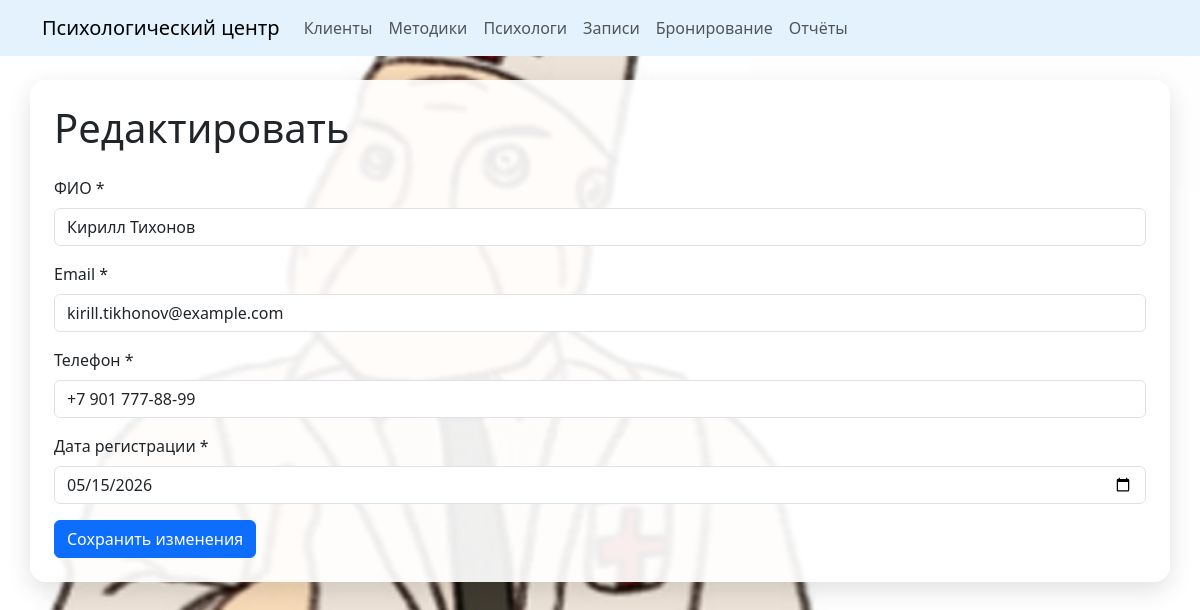
/index.php?entity=client&action=edit&id=32, run on the app's committed database.
### tables this page shows
CREATE TABLE `clients` (
  `client_id` int NOT NULL AUTO_INCREMENT,
  `full_name` varchar(100) NOT NULL,
  `phone` varchar(20) DEFAULT NULL,
  `email` varchar(100) DEFAULT NULL,
  `registration_date` date NOT NULL,
  PRIMARY KEY (`client_id`)
);

### controllers/BaseController.php (called while the page is built, shortened)
<?php
class BaseController
{
    protected function render(
        string $view,
        array $data = []
    ): void {
        extract($data);
        require 'views/layouts/header.php';
        require "views/{$view}.php";
        require 'views/layouts/footer.php';
    }
}

### controllers/ClientController.php (called while the page is built, shortened)
<?php
class ClientController extends BaseController
{
    private ClientRepository $repository;
    public function __construct()
    {
        $pdo = Database::getConnection();
        $this->repository = new ClientRepository($pdo);
    }
    public function edit(): void
    {
        $id = isset($_GET['id'])
            ? (int) $_GET['id']
            : 0;
        $client = $this->repository->findById($id);
        $errors = [];
        $data = $client;
        $this->render(
            'client/edit',
            [
                'errors' => $errors,
                'data' => $data,
                'id' => $id
            ]
        );
    }
}

### index.php (called while the page is built, shortened)
<?php
require_once 'autoload.php';
$action = $_GET['action'] ?? 'list';
$controller = new $controllerName();
$controller->$action();

### src/AbstractRepository.php (called while the page is built, shortened)
<?php
abstract class AbstractRepository
{
    public function __construct(PDO $pdo)
    {
        $this->pdo = $pdo;
    }
}

### src/ClientRepository.php (called while the page is built, shortened)
<?php
class ClientRepository extends AbstractRepository
{
    public function findById(int $id)
    {
        $sql = "
            SELECT * FROM clients
            WHERE client_id = :id
        ";
        $stmt = $this->pdo->prepare($sql);
        $stmt->execute([
            ':id' => $id
        ]);
        return $stmt->fetch(PDO::FETCH_ASSOC);
    }
}

### autoload.php (called while the page is built, shortened)
<?php
spl_autoload_register(function ($class) {
    $paths = [
        __DIR__ . '/src/',
        __DIR__ . '/controllers/',
        __DIR__ . '/helpers/'
    ];
    foreach ($paths as $path) {
        $file = $path . $class . '.php';
        if (file_exists($file)) {
            return;
        }
    }
});

### views/client/edit.php (the view, shortened to what this page needs)
<h1 class="mb-4">
    Редактировать
</h1>
<form method="POST">
    <div class="mb-3">
        <label class="form-label">
            ФИО *
        </label>
        <input
            type="text"
            name="full_name"
            class="form-control
            <?= isset($errors['full_name'])
                ? 'is-invalid'
                : '' ?>"
            value="<?= htmlspecialchars(
                $data['full_name']
            ) ?>"
            required
        >
    </div>
    <div class="mb-3">
        <label class="form-label">
            Email *
        </label>
        <input
            type="email"
            name="email"
            class="form-control
            <?= isset($errors['email'])
                ? 'is-invalid'
                : '' ?>"
            value="<?= htmlspecialchars(
                $data['email']
            ) ?>"
            required
        >
    </div>
    <div class="mb-3">
        <label class="form-label">
            Телефон *
        </label>
        <input
            type="text"
            name="phone"
            class="form-control
            <?= isset($errors['phone'])
                ? 'is-invalid'
                : '' ?>"
            value="<?= htmlspecialchars(
                $data['phone']
            ) ?>"
            required
        >
    </div>
    <div class="mb-3">
        <label class="form-label">
            Дата регистрации *
        </label>
        <input
            type="date"
            name="registration_date"
            class="form-control
            <?= isset(
                $errors['registration_date']
            )
                ? 'is-invalid'
                : '' ?>"
            value="<?= htmlspecialchars(
                $data['registration_date']
            ) ?>"
            required
        >
    </div>
    <button
        type="submit"
        class="btn btn-primary"
    >
        Сохранить изменения
    </button>
</form>

### assets/css/style.css (style rules this page uses)
body { min-height: 100vh; background-image: url("../images/backg.jpg"); background-size: cover; background-position: center; background-repeat: no-repeat; background-attachment: fixed; }

### data on the page
clients: full_name "Кирилл Тихонов", email "kirill.tikhonov@example.com", phone "+7 901 777-88-99", registration_date "05/15/2026"
